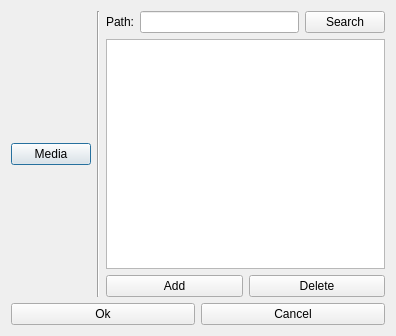
<?xml version="1.0" encoding="UTF-8"?>
<ui version="4.0">
 <class>Settings</class>
 <widget class="QDialog" name="Settings">
  <property name="geometry">
   <rect>
    <x>0</x>
    <y>0</y>
    <width>396</width>
    <height>336</height>
   </rect>
  </property>
  <property name="windowTitle">
   <string>Settings</string>
  </property>
  <property name="windowIcon">
   <iconset>
    <selectedon>:/Images/Technix_favicon.jpg</selectedon>
   </iconset>
  </property>
  <layout class="QVBoxLayout" name="verticalLayout_2">
   <item>
    <layout class="QHBoxLayout" name="horizontalLayout">
     <item>
      <widget class="QPushButton" name="Media">
       <property name="text">
        <string>Media</string>
       </property>
      </widget>
     </item>
     <item>
      <widget class="Line" name="line">
       <property name="orientation">
        <enum>Qt::Vertical</enum>
       </property>
      </widget>
     </item>
     <item>
      <layout class="QVBoxLayout" name="verticalLayout">
       <item>
        <layout class="QHBoxLayout" name="horizontalLayout_2">
         <item>
          <widget class="QLabel" name="label">
           <property name="text">
            <string>Path:</string>
           </property>
          </widget>
         </item>
         <item>
          <widget class="QLineEdit" name="path"/>
         </item>
         <item>
          <widget class="QPushButton" name="search">
           <property name="text">
            <string>Search</string>
           </property>
          </widget>
         </item>
        </layout>
       </item>
       <item>
        <widget class="QListWidget" name="paths"/>
       </item>
       <item>
        <layout class="QHBoxLayout" name="horizontalLayout_4">
         <item>
          <widget class="QPushButton" name="add">
           <property name="text">
            <string>Add</string>
           </property>
          </widget>
         </item>
         <item>
          <widget class="QPushButton" name="Delete">
           <property name="text">
            <string>Delete</string>
           </property>
          </widget>
         </item>
        </layout>
       </item>
      </layout>
     </item>
    </layout>
   </item>
   <item>
    <layout class="QHBoxLayout" name="horizontalLayout_3">
     <item>
      <widget class="QPushButton" name="ok">
       <property name="text">
        <string>Ok</string>
       </property>
      </widget>
     </item>
     <item>
      <widget class="QPushButton" name="cancel">
       <property name="text">
        <string>Cancel</string>
       </property>
      </widget>
     </item>
    </layout>
   </item>
  </layout>
 </widget>
 <tabstops>
  <tabstop>path</tabstop>
  <tabstop>search</tabstop>
  <tabstop>add</tabstop>
  <tabstop>Delete</tabstop>
  <tabstop>paths</tabstop>
  <tabstop>Media</tabstop>
  <tabstop>ok</tabstop>
  <tabstop>cancel</tabstop>
 </tabstops>
 <resources/>
 <connections>
  <connection>
   <sender>ok</sender>
   <signal>clicked()</signal>
   <receiver>Settings</receiver>
   <slot>accept()</slot>
   <hints>
    <hint type="sourcelabel">
     <x>118</x>
     <y>325</y>
    </hint>
    <hint type="destinationlabel">
     <x>125</x>
     <y>335</y>
    </hint>
   </hints>
  </connection>
  <connection>
   <sender>cancel</sender>
   <signal>clicked()</signal>
   <receiver>Settings</receiver>
   <slot>reject()</slot>
   <hints>
    <hint type="sourcelabel">
     <x>256</x>
     <y>325</y>
    </hint>
    <hint type="destinationlabel">
     <x>260</x>
     <y>335</y>
    </hint>
   </hints>
  </connection>
 </connections>
</ui>
